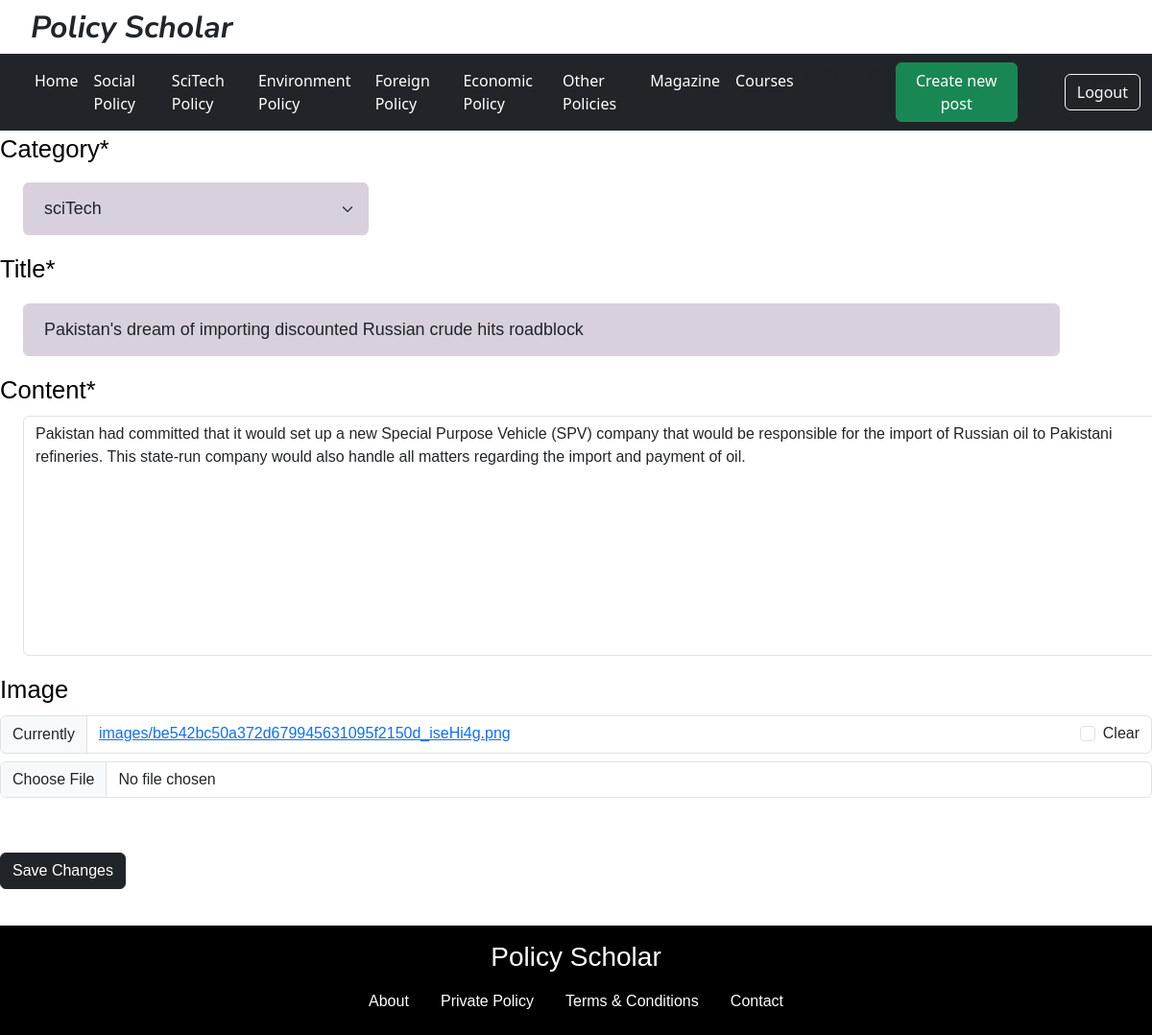
The page /post/13/update (signed in) on the database its author committed.
### policy/models.py (models this page shows, shortened)
class Post(models.Model):
    title = models.CharField(max_length=200)
    content = models.TextField()
    date_posted = models.DateTimeField(default=timezone.now)
    author = models.ForeignKey(User,on_delete = models.CASCADE)
    image = models.ImageField(upload_to='images/', null=True,blank=True,default='default.jpg')
    image2 = models.ImageField(upload_to='images12/', null=True,blank=True,default='default.jpg')
    category = models.CharField(
        max_length = 20,
        choices = choose,
        )
    class Meta:
        ordering = ['-date_posted']

### policy/views.py (the view, shortened to what this page needs)
# urls.py: path('post/<int:pk>/update',PostUpdateView.as_view(),name='post-update'),
class PostUpdateView(LoginRequiredMixin,UserPassesTestMixin,UpdateView):
    model = Post
    fields = ['category','title','content','image']
    def test_func(self):
        post = self.get_object()
        if self.request.user == post.author:
            return True
        return False

### policy/templates/policy/post_form.html (shortened to what this page needs)
{% block content %}
{% load crispy_forms_tags%}
{% load static %}
<!DOCTYPE html>
<html lang="en">
  <head>
    <link href="https://cdn.jsdelivr.net/npm/bootstrap@5.3.0-alpha2/dist/css/bootstrap.min.css" rel="stylesheet">
    <link rel="stylesheet" href="{% static 'style.css'%}" />
  </head>
<div class="conthead">
    <h1> Policy Scholar</h1>
  </div>
    <nav class="navbar navbar-expand-lg navbar-dark bg-dark">
      <div class="container-fluid">
        <div class="collapse navbar-collapse" id="navbarNav">
          <ul class="navbar-nav">
            <li class="nav-item">
              <a class="nav-link active" aria-current="page"  href="{% url 'index' %}">Home </a>
            </li>
            <li class="nav-item">
              <a  class="nav-link active" aria-current="page" href="#">Social Policy </a>
            </li>
            <li class="nav-item">
              <a class="nav-link active" aria-current="page"  href="#">SciTech Policy </a>
            </li>
            <li class="nav-item">
              <a  class="nav-link active" aria-current="page" href="#">Environment Policy </a>
            </li>
            <li class="nav-item">
              <a  class="nav-link active" aria-current="page" href="#">Foreign Policy </a>
            </li>
            <li class="nav-item">
              <a class="nav-link active" aria-current="page"  href="#">Economic Policy </a>
            </li>
            <li class="nav-item">
              <a class="nav-link active" aria-current="page"  href="#">Other Policies </a>
            </li>
            <li class="nav-item">
              <a class="nav-link active" aria-current="page"  href="#">Magazine </a>
            </li>
            <li class="nav-item">
              <a class="nav-link active" aria-current="page"  href="#">Courses </a>
            </li>
          </ul>
          {% if user.is_authenticated %}
          <a class="btn btn-success" href="{% url 'post-new' %}" role="button"> Create new post</a>
        <a class="btn btn-outline-light" href="{% url 'logout' %}" role="button">Logout </a>
        {%else%}
        &nsbp&nsbp&nsbp
        <a class="btn btn-outline-light" href="{% url 'login' %}" role="button">Login</a>
        {%endif%}
        </div>
      </div>
    </nav>
<article class="content-section" >
        <form action="" method='post' enctype="multipart/form-data">
                {{form|crispy}}
    <br>
              <button class="btn btn-dark" type="submit">Save Changes</button>
        </form>
  {% endblock content %}
<br>
  <footer class="bg-dark text-center text-white" style="background-color:black;">
    <div class="text-center p-3" style="background-color: black;">
      <h3>Policy Scholar </h3>
      <a class="btn btn-link" style="color:white; text-decoration:none; " href="{% url 'index' %}"
      >About</a>
      <a class="btn btn-link" style="color:white; text-decoration:none;" href="{% url 'index' %}"
      >Private Policy</a>
      <a class="btn btn-link" style="color:white; text-decoration:none;" href="{% url 'index' %}"
      >Terms & Conditions</a>
      <a class="btn btn-link" style="color:white; text-decoration:none;" href="{% url 'index' %}"
      >Contact</a>
</body>
</html>

### static/style.css (style rules this page uses)
.conthead { display: inline-block; }
.conthead h1 { display: inline-block; margin-left: 1em; margin-top: 0.3em; font-family: "Nunito Sans", sans-serif; font-style: italic; font-weight: bold; font-size: 2em; }
.content-section { color: black; font-size: 1.6em; font-family: "Acme", sans-serif; }
input[type="text"] { width: 90%; padding: 12px 20px; margin: 8px 0; margin-left: 2%; font-size: 0.7em; box-sizing: border-box; border: 2px solid rgb(216, 209, 219); background-color: rgb(216, 209, 219); font-family: "Acme", sans-serif; }
textarea { width: 90%; margin-left: 2%; padding: 12px 20px; font-size: 0.7em; height: 250px; box-sizing: border-box; border: 2px solid rgb(216, 209, 219); background-color: rgb(216, 209, 219); font-family: "Acme", sans-serif; }
.select { width: 30%; padding: 12px 20px; margin: 8px 0; margin-left: 2%; font-size: 0.7em; box-sizing: border-box; border: 2px solid rgb(216, 209, 219); background-color: rgb(216, 209, 219); font-family: "Acme", sans-serif; }

### rows shown on the page
Post: category "sciTech", title "Pakistan's dream of importing discounted Russian crude hits roadblock", content "Pakistan had committed that it would set up a new Special Purpose Vehicle (SPV) company that would be responsible for the import of Russian oil to Pakistani refineries. This state-run company would also handle all matters regarding the import and payment of oil."
